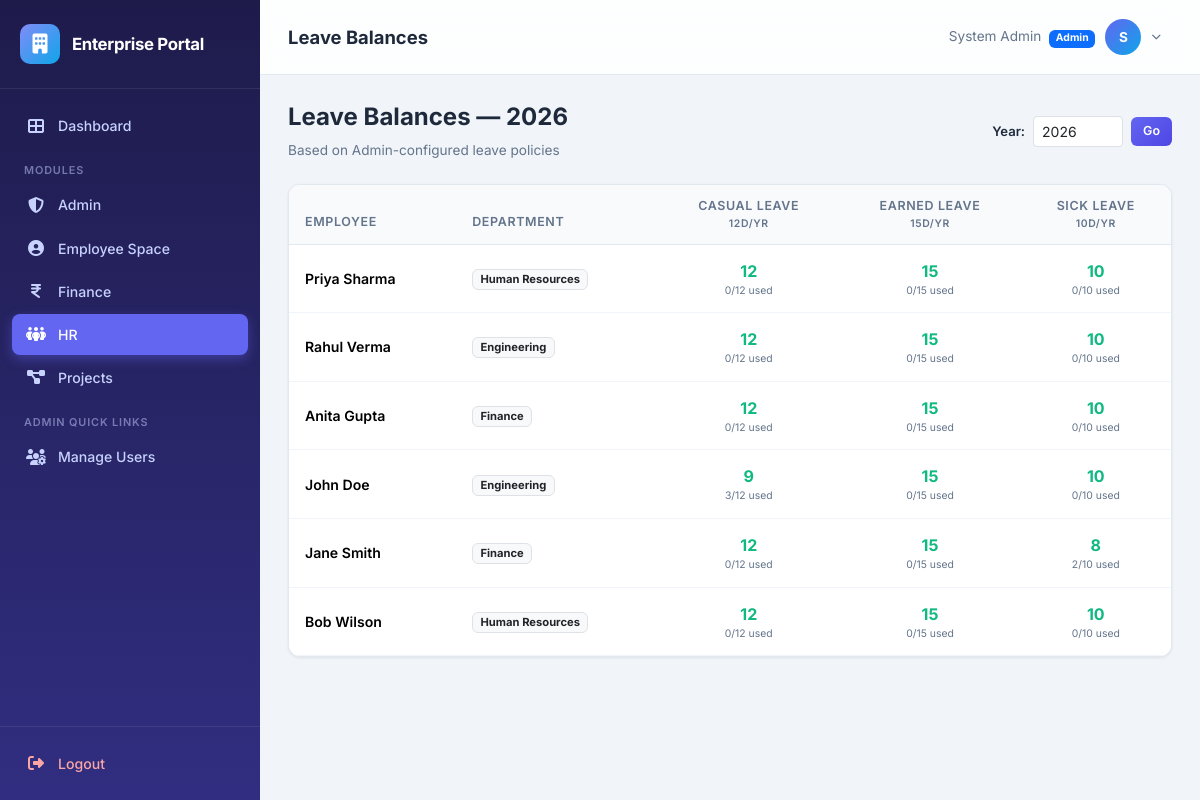
/hr/leave-balances (signed in), run on the app's committed database.
### app/models.py (models this page shows, shortened)
class Module(db.Model):
    __tablename__ = 'modules'
    id = db.Column(db.Integer, primary_key=True)
    name = db.Column(db.String(50), unique=True, nullable=False)
    slug = db.Column(db.String(50), unique=True, nullable=False)
    description = db.Column(db.String(200), default='')
    icon = db.Column(db.String(50), default='fas fa-cube')

class User(UserMixin, db.Model):
    __tablename__ = 'users'
    id = db.Column(db.Integer, primary_key=True)
    username = db.Column(db.String(80), unique=True, nullable=False, index=True)
    email = db.Column(db.String(120), unique=True, nullable=False)
    password_hash = db.Column(db.String(256), nullable=False)
    full_name = db.Column(db.String(150), nullable=False)
    phone = db.Column(db.String(20), default='')
    is_admin = db.Column(db.Boolean, default=False)
    is_active_user = db.Column(db.Boolean, default=True)
    must_change_password = db.Column(db.Boolean, default=False)
    created_at = db.Column(db.DateTime, default=datetime.utcnow)
    modules = db.relationship('Module', secondary='user_modules', backref=db.backref('users', lazy='dynamic'))
    employee = db.relationship('Employee', backref='user', uselist=False, lazy='joined')
    tasks_assigned = db.relationship('Task', backref='assignee', foreign_keys='Task.assigned_to')
    expenses = db.relationship('Expense', backref='submitter', foreign_keys='Expense.submitted_by')
    projects_created = db.relationship('Project', backref='creator', foreign_keys='Project.created_by')
    @property
    def is_active(self):
        return self.is_active_user

class LeavePolicy(db.Model):
    __tablename__ = 'leave_policies'
    id = db.Column(db.Integer, primary_key=True)
    leave_type = db.Column(db.String(50), unique=True, nullable=False)    # Casual, Sick, Earned, etc.
    total_days = db.Column(db.Integer, nullable=False, default=12)
    carry_forward = db.Column(db.Boolean, default=False)
    max_carry_days = db.Column(db.Integer, default=0)
    description = db.Column(db.String(250), default='')
    is_active = db.Column(db.Boolean, default=True)
    created_at = db.Column(db.DateTime, default=datetime.utcnow)

class Department(db.Model):
    __tablename__ = 'departments'
    id = db.Column(db.Integer, primary_key=True)
    name = db.Column(db.String(100), unique=True, nullable=False)
    code = db.Column(db.String(20), unique=True, nullable=False)
    description = db.Column(db.String(250), default='')
    is_active = db.Column(db.Boolean, default=True)
    created_at = db.Column(db.DateTime, default=datetime.utcnow)
    designations = db.relationship('Designation', backref='department', lazy='dynamic')
    employees = db.relationship('Employee', backref='department', lazy='dynamic')

class LeaveBalance(db.Model):
    __tablename__ = 'leave_balances'
    id = db.Column(db.Integer, primary_key=True)
    employee_id = db.Column(db.Integer, db.ForeignKey('employees.id', ondelete='CASCADE'), nullable=False)
    leave_type = db.Column(db.String(50), nullable=False)
    total_allocated = db.Column(db.Integer, default=0)
    used = db.Column(db.Integer, default=0)
    year = db.Column(db.Integer, nullable=False)
    __table_args__ = (db.UniqueConstraint('employee_id', 'leave_type', 'year', name='uq_emp_leave_year'),)
    @property
    def remaining(self):
        return max(0, self.total_allocated - self.used)

### app/hr/routes.py (the view)
@bp.route('/leave-balances')
@module_required('hr')
def leave_balances():
    year = request.args.get('year', date.today().year, type=int)
    employees = Employee.query.order_by(Employee.emp_code).all()
    policies = LeavePolicy.query.filter_by(is_active=True).order_by(LeavePolicy.leave_type).all()
    balance_data = []
    for emp in employees:
        balances = services.get_all_leave_balances(emp.id, year)
        bal_map = {b.leave_type: b for b in balances}
        balance_data.append({
            'employee': emp,
            'balances': bal_map
        })
    return render_template('hr/leave_balances.html', balance_data=balance_data,
                           policies=policies, year=year)

### app/hr/services.py (called while the page is built)
def get_all_leave_balances(employee_id, year=None):
    year = year or date.today().year
    return LeaveBalance.query.filter_by(
        employee_id=employee_id, year=year
    ).all()

### app/models.py (called while the page is built)
    @property
    def department_name(self):
        return self.department.name if self.department else 'Unassigned'

### app/templates/hr/leave_balances.html (shortened to what this page needs)
{% extends "base.html" %}
{% block page_title %}Leave Balances{% endblock %}
{% block content %}
<div class="d-flex justify-content-between align-items-center mb-4">
    <div>
        <h4 style="font-weight:700;">Leave Balances — {{ year }}</h4>
        <p style="color:var(--text-secondary); font-size:0.85rem; margin:0;">Based on Admin-configured leave policies</p>
    </div>
    <form method="GET" class="d-flex gap-2 align-items-center">
        <label style="font-size:0.82rem; font-weight:600;">Year:</label>
        <input type="number" name="year" class="form-control form-control-sm" value="{{ year }}" style="width:90px;" min="2020" max="2030">
        <button type="submit" class="btn btn-primary btn-sm">Go</button>
    </form>
</div>
<div class="data-card">
    <div class="table-responsive">
        <table class="table">
            <thead>
                <tr>
                    <th>Employee</th>
                    <th>Department</th>
                    {% for p in policies %}
                    <th style="text-align:center;">
                        <div style="font-size:0.78rem;">{{ p.leave_type }}</div>
                        <div style="font-size:0.65rem; color:var(--text-secondary);">{{ p.total_days }}d/yr</div>
                    </th>
                    {% endfor %}
                </tr>
            </thead>
            <tbody>
                {% for row in balance_data %}
                <tr>
                    <td class="fw-semibold">{{ row.employee.user.full_name }}</td>
                    <td><span class="badge bg-light text-dark border" style="font-size:0.7rem;">{{ row.employee.department_name }}</span></td>
                    {% for p in policies %}
                    {% set bal = row.balances.get(p.leave_type) %}
                    <td style="text-align:center;">
                        {% if bal %}
                        <div style="font-size:1rem; font-weight:700; color:{% if bal.remaining > 5 %}var(--success){% elif bal.remaining > 0 %}#f59e0b{% else %}var(--danger){% endif %};">
                            {{ bal.remaining }}
                        </div>
                        <div style="font-size:0.65rem; color:var(--text-secondary);">{{ bal.used }}/{{ bal.total_allocated }} used</div>
                        {% else %}
                        <span style="color:var(--text-secondary);">—</span>
                        {% endif %}
                    </td>
                    {% endfor %}
                </tr>
                {% else %}
                <tr><td colspan="{{ policies|length + 2 }}" class="text-center py-4" style="color:var(--text-secondary);">No employee data</td></tr>
                {% endfor %}
            </tbody>
        </table>
    </div>
</div>
{% endblock %}

### app/templates/base.html (shortened to what this page needs)
<!DOCTYPE html>
<html lang="en">
<head>
    <link href="https://cdn.jsdelivr.net/npm/bootstrap@5.3.3/dist/css/bootstrap.min.css" rel="stylesheet">
    <link href="https://cdnjs.cloudflare.com/ajax/libs/font-awesome/6.5.1/css/all.min.css" rel="stylesheet">
    <link rel="stylesheet" href="{{ url_for('static', filename='css/style.css') }}">
</head>
<body>
    <aside id="sidebar" class="sidebar">
        <div class="sidebar-brand">
            <div class="brand-icon">
                <i class="fas fa-building"></i>
            </div>
            <h5>Enterprise Portal</h5>
        </div>
        <nav class="sidebar-nav">
            <a href="{{ url_for('main_dashboard') }}" class="nav-link">
                <i class="fas fa-th-large"></i>
                <span>Dashboard</span>
            </a>
            <div class="nav-label">Modules</div>
            {% for mod in user_modules %}
                {% if mod.slug == 'admin' %}
                <a href="{{ url_for('admin.dashboard') }}" class="nav-link" id="nav-admin">
                    <i class="fas fa-shield-halved"></i>
                    <span>Admin</span>
                </a>
                {% elif mod.slug == 'hr' %}
                <a href="{{ url_for('hr.dashboard') }}" class="nav-link" id="nav-hr">
                    <i class="fas fa-people-group"></i>
                    <span>HR</span>
                </a>
                {% elif mod.slug == 'pm' %}
                <a href="{{ url_for('pm.dashboard') }}" class="nav-link" id="nav-pm">
                    <i class="fas fa-diagram-project"></i>
                    <span>Projects</span>
                </a>
                {% elif mod.slug == 'finance' %}
                <a href="{{ url_for('finance.dashboard') }}" class="nav-link" id="nav-finance">
                    <i class="fas fa-indian-rupee-sign"></i>
                    <span>Finance</span>
                </a>
                {% elif mod.slug == 'employee' %}
                <a href="{{ url_for('employee.dashboard') }}" class="nav-link" id="nav-employee">
                    <i class="fas fa-user-circle"></i>
                    <span>Employee Space</span>
                </a>
                {% endif %}
            {% endfor %}
            {% if current_user.is_admin %}
            <div class="nav-label">Admin Quick Links</div>
            <a href="{{ url_for('admin.users') }}" class="nav-link">
                <i class="fas fa-users-cog"></i>
                <span>Manage Users</span>
            </a>
            {% endif %}
        </nav>
        <div class="sidebar-footer">
            <a href="{{ url_for('auth.logout') }}" class="nav-link">
                <i class="fas fa-right-from-bracket"></i>
                <span>Logout</span>
            </a>
        </div>
    </aside>
    <div class="main-content">
        <header class="top-navbar">
            <div class="d-flex align-items-center gap-3">
                <h1 class="page-title">{% block page_title %}Dashboard{% endblock %}</h1>
            </div>
            <div class="user-dropdown">
                <button class="user-dropdown-toggle" id="userDropdownBtn" type="button">
                    <span class="d-none d-md-inline" style="font-size:0.85rem; color: var(--text-secondary);">
                        {{ current_user.full_name }}
                        {% if current_user.is_admin %}
                            <span class="badge bg-primary ms-1" style="font-size:0.65rem;">Admin</span>
                        {% endif %}
                    </span>
                    <div class="user-avatar">
                        {{ current_user.full_name[0] | upper }}
                    </div>
                    <i class="fas fa-chevron-down" style="font-size:0.6rem; color:var(--text-secondary);"></i>
                </button>
            </div>
        </header>
        <div class="page-body">
            {% block content %}{% endblock %}
        </div>
    </div>
</body>
</html>

### data on the page
User: full_name "System Admin", full_name "S"
LeavePolicy: leave_type "CASUAL LEAVE", total_days "12"
LeavePolicy: leave_type "EARNED LEAVE", total_days "15"
LeavePolicy: leave_type "SICK LEAVE", total_days "10"
User: employee.user.full_name "Priya Sharma"
Department: employee.department_name "Human Resources" "Human Resources"
LeaveBalance: remaining "12", used "0", total_allocated "12"
LeaveBalance: remaining "15", used "0", total_allocated "15"
LeaveBalance: remaining "10", used "0", total_allocated "10"
User: employee.user.full_name "Rahul Verma"
Department: employee.department_name "Engineering" "Engineering"
LeaveBalance: remaining "12", used "0", total_allocated "12"
LeaveBalance: remaining "15", used "0", total_allocated "15"
LeaveBalance: remaining "10", used "0", total_allocated "10"
User: employee.user.full_name "Anita Gupta"
Department: employee.department_name "Finance" "Finance"
LeaveBalance: remaining "12", used "0", total_allocated "12"
LeaveBalance: remaining "15", used "0", total_allocated "15"
LeaveBalance: remaining "10", used "0", total_allocated "10"
User: employee.user.full_name "John Doe"
LeaveBalance: remaining "9", used "3", total_allocated "12"
LeaveBalance: remaining "15", used "0", total_allocated "15"
LeaveBalance: remaining "10", used "0", total_allocated "10"
User: employee.user.full_name "Jane Smith"
LeaveBalance: remaining "12", used "0", total_allocated "12"
LeaveBalance: remaining "15", used "0", total_allocated "15"
LeaveBalance: remaining "8", used "2", total_allocated "10"
User: employee.user.full_name "Bob Wilson"
LeaveBalance: remaining "12", used "0", total_allocated "12"
LeaveBalance: remaining "15", used "0", total_allocated "15"
LeaveBalance: remaining "10", used "0", total_allocated "10"

### other printed values
{{ year }} "2026"
